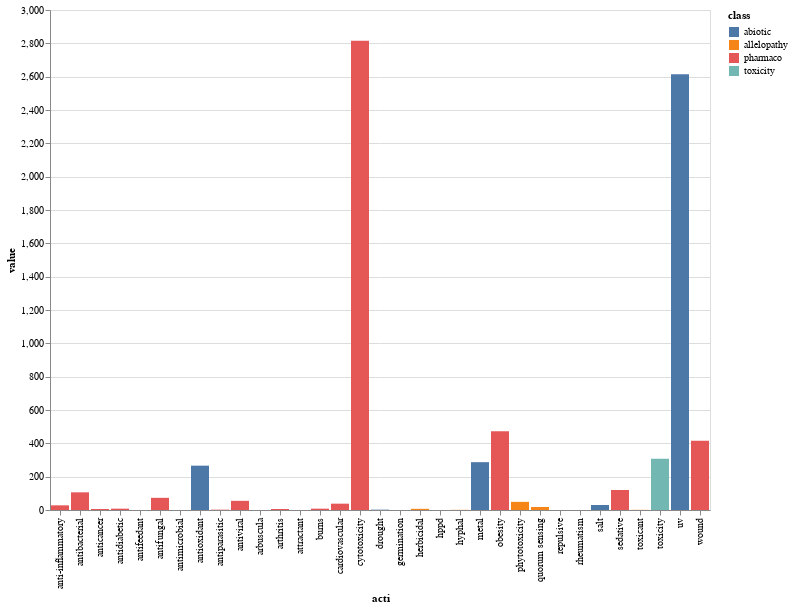

The cell this chart's notebook holds for it:
### Code cell
min_value = 0
max_value = 1000



slider = alt.binding_range(min=min_value, max=max_value, step=1, name="papers threshold ")
select_slider = alt.selection_single(name="slider", fields=['cutoff'],
                                   bind=slider, init={'cutoff': 0})


input_dropdown = alt.binding_select(options=list(comp), name='selector of compound ')
selection = alt.selection_single(name="selection", fields=['com'], bind=input_dropdown, init={'com': list(comp)[0]})

vbar_test = alt.Chart(source).mark_bar().encode(
    x='acti:N',
    # use :Q to force the column to be sort 
    y='value:Q',
    tooltip=['acti', 'value', "class"],
    color = alt.Color('class', scale = alt.Scale(domain=comp_class))
).properties(
    height= 700,
    width = 900
).add_selection(selection, select_slider).transform_filter(
    'selection.com == datum.com && datum.value >= slider.cutoff[0]'
)


vbar_test.save('json_chart/vbar.json')
vbar_test

### Figure 1 — Vega-Lite specification as saved in the notebook (floating-point values rounded to 4 significant figures; data arrays with more than 128 entries replaced by an {"elided": "..."} marker saying what was removed)
{"config": {"view": {"continuousWidth": 400, "continuousHeight": 300}}, "data": {"name": "data-8e65c952eb6ca17625c4bdb1c6e533df"}, "mark": "bar", "encoding": {"color": {"field": "class", "scale": {"domain": ["abiotic", "abiotic", "abiotic", "abiotic", "abiotic", "allelopathy", "allelopathy", "allelopathy", "allelopathy", "allelopathy", "allelopathy", "allelopathy", "allelopathy", "allelopathy", "allelopathy", "allelopathy", "pharmaco", "pharmaco", "pharmaco", "pharmaco", "pharmaco", "pharmaco", "pharmaco", "pharmaco", "pharmaco", "pharmaco", "pharmaco", "pharmaco", "pharmaco", "pharmaco", "pharmaco", "pharmaco", "toxicity"]}, "type": "nominal"}, "tooltip": [{"field": "acti", "type": "nominal"}, {"field": "value", "type": "quantitative"}, {"field": "class", "type": "nominal"}], "x": {"field": "acti", "type": "nominal"}, "y": {"field": "value", "type": "quantitative"}}, "height": 500, "selection": {"selection": {"type": "single", "fields": ["com"], "bind": {"input": "select", "options": ["acridine", "benzylamine", "colchicine", "cyclopeptide", "imidazole", "indole", "indolizidine", "isoquinoline", "isoxazole", "muscarine", "oxazole", "phenylethylamine", "piperidine", "purine", "putrescine", "pyridine", "pyrrolidine", "pyrrolizidine", "quinazoline", "quinoline", "quinolizidine", "spermidine", "spermine", "thiazole", "tropane", "acetophenone", "anthraquinone", "biflavonoids", "flavonoids", "isoflavanoids", "lignans", "naphthoquinone", "phenol", "phenolic acid", "phenylpropanoid", "stilbene", "tannin", "xanthone", "acetogenin", "ansamycin", "macrolide", "polyene", "polyether", "tetracycline", "diterpene", "hemiterpene", "monoterpene", "norisoprenoid", "polyterpene", "sesquiterpene", "sesterterpene", "tetraterpene/carotenoid/xanthophyll", "triterpene"], "name": "selector of compound "}, "init": {"com": "acridine"}}, "slider": {"type": "single", "fields": ["cutoff"], "bind": {"input": "range", "max": 1000, "min": 0, "name": "papers threshold ", "step": 1}, "init": {"cutoff": 0}}}, "transform": [{"filter": "selection.com == datum.com && datum.value >= slider.cutoff[0]"}], "$schema": "https://vega.github.io/schema/vega-lite/v4.17.0.json", "datasets": {"data-8e65c952eb6ca17625c4bdb1c6e533df": {"elided": "1749 records"}}}
